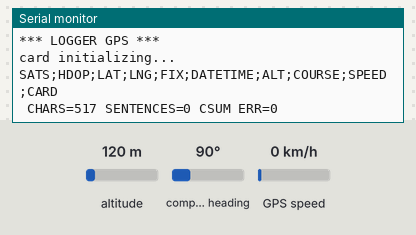
Recording of a sketch running on a simulated Arduino Uno, built with avr-gcc and run on an emulated ATmega328P. Parts: the last lines printed to the serial monitor. Inputs (shaded band) come from the test bench; at power-on: altitude 120 m, GPS speed 0 km/h, compass heading 90°. Storage starts empty; the GPS gets a fix after 3 s at 37.7749, -122.4194 with 8 satellites.

Above: at 1.2 s.
1.3 s: altitude set to 109 m
At 5.3 s:
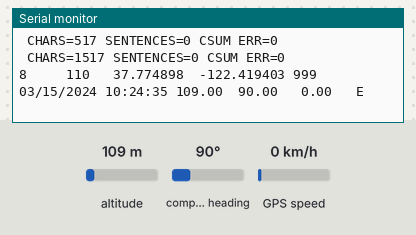
5.4 s: altitude set to 95 m
At 7.6 s:
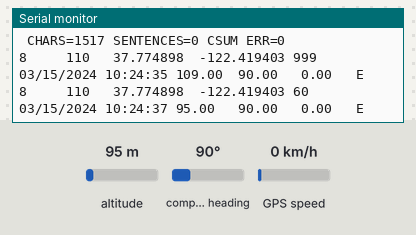
13.6 s: GPS speed set to 8 km/h
At 14.7 s:
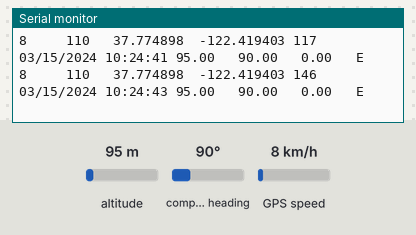
15.1 s: GPS speed set to 11 km/h
At 15.5 s:
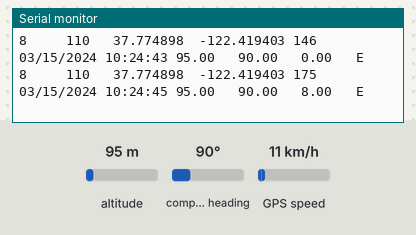
Timing chart, 0 to 18.1 s (numbered marks = the images above; inputs shaded):
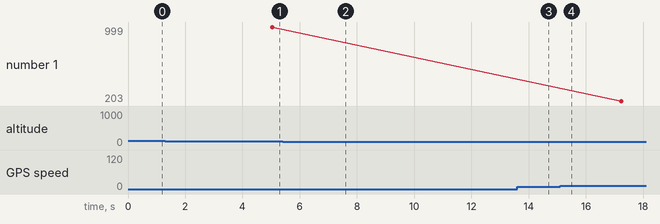

Measured:
- the behaviour switches between 100 and 99 m on altitude (found by bisection; images 1 and 2)
- after the input at 1.3 s, the serial monitor: prints a new line after 3.7 s (image 1)
- after the input at 5.4 s, the serial monitor: prints a new line after 1.7 s (image 2)

The sketch:

LoggerGPS.ino
```cpp
#include <SoftwareSerial.h>
#include <avr/wdt.h>
#include <TinyGPS.h>
#include <SPI.h>
#include <SD.h>

TinyGPS gps;
SoftwareSerial ss(2, 3);

static void smartdelay(unsigned long ms);
static void print_float(float val, float invalid, int len, int prec, bool ff);
static void print_int(unsigned long val, unsigned long invalid, int len, bool ff);
static void print_date(TinyGPS &gps, bool ff);
static void print_str(const char *str, int len, bool ff);
static void configFile();
static void reboot();

const int chipSelect = 4;
String wFile = "LOGGER";
File dataFile;

String labels = "SATS;HDOP;LAT;LNG;FIX;DATETIME;ALT;COURSE;SPEED;CARD";

void setup()
{
  Serial.begin(115200);
  Serial.println("");
  Serial.println("*** LOGGER GPS ***");
  Serial.println("");

  ss.begin(9600);

  configFile();

  Serial.println(labels);
}

void loop()
{
  digitalWrite(9, LOW);
  digitalWrite(8, LOW);

  bool newData = false;
  unsigned long chars;
  unsigned short sentences, failed;

  // For one second we parse GPS data and report some key values
  for (unsigned long start = millis(); millis() - start < 1000;)
  {
    while (ss.available())
    {
      char c = ss.read();
      // Serial.write(c); // uncomment this line if you want to see the GPS data flowing
      if (gps.encode(c)) // Did a new valid sentence come in?
        newData = true;
    }
  }

  if (newData)
  {
    digitalWrite(9, HIGH);

    float flat, flon;
    unsigned long age, date, time, chars = 0;
    unsigned short sentences = 0, failed = 0;

    // Sats;
    print_int(gps.satellites(), TinyGPS::GPS_INVALID_SATELLITES, 5, false);
    Serial.print(" ");
    // HDOP;
    print_int(gps.hdop(), TinyGPS::GPS_INVALID_HDOP, 5, false);
    Serial.print(" ");
    gps.f_get_position(&flat, &flon, &age);
    // Latitude;
    print_float(flat, TinyGPS::GPS_INVALID_F_ANGLE, 10, 6, false);
    Serial.print(" ");
    // Longitude;
    print_float(flon, TinyGPS::GPS_INVALID_F_ANGLE, 11, 6, false);
    Serial.print(" ");
    // Fix;
    print_int(age, TinyGPS::GPS_INVALID_AGE, 5, false);
    Serial.print(" ");
    // DateTime;
    print_date(gps, false);
    Serial.print(" ");
    // Alt;
    print_float(gps.f_altitude(), TinyGPS::GPS_INVALID_F_ALTITUDE, 7, 2, false);
    Serial.print(" ");
    // Course;
    print_float(gps.f_course(), TinyGPS::GPS_INVALID_F_ANGLE, 7, 2, false);
    Serial.print(" ");
    // Speed;
    print_float(gps.f_speed_kmph(), TinyGPS::GPS_INVALID_F_SPEED, 6, 2, false);
    Serial.print(" ");
    // Card;
    print_str(gps.f_course() == TinyGPS::GPS_INVALID_F_ANGLE ? "*** " : TinyGPS::cardinal(gps.f_course()), 6, false);
    Serial.print(" ");

    Serial.println("");

    dataFile = SD.open((wFile+".csv"), FILE_WRITE);
    if (dataFile) {

      // Sats;
      print_int(gps.satellites(), TinyGPS::GPS_INVALID_SATELLITES, 5, true);
      dataFile.print(";");

      // HDOP;
      print_int(gps.hdop(), TinyGPS::GPS_INVALID_HDOP, 5, true);
      dataFile.print(";");

      // Latitude;
      print_float(flat, TinyGPS::GPS_INVALID_F_ANGLE, 10, 6, true);
      dataFile.print(";");

      // Longitude;
      print_float(flon, TinyGPS::GPS_INVALID_F_ANGLE, 11, 6, true);
      dataFile.print(";");

      // Fix;
      print_int(age, TinyGPS::GPS_INVALID_AGE, 5, true);
      dataFile.print(";");

      // DateTime;
      print_date(gps, true);
      dataFile.print(";");

      // Alt;
      print_float(gps.f_altitude(), TinyGPS::GPS_INVALID_F_ALTITUDE, 7, 2, true);
      dataFile.print(";");

      // Course;
      print_float(gps.f_course(), TinyGPS::GPS_INVALID_F_ANGLE, 7, 2, true);
      dataFile.print(";");

      // Speed;
      print_float(gps.f_speed_kmph(), TinyGPS::GPS_INVALID_F_SPEED, 6, 2, true);
      dataFile.print(";");

      // Card;
      print_str(gps.f_course() == TinyGPS::GPS_INVALID_F_ANGLE ? "*** " : TinyGPS::cardinal(gps.f_course()), 6, true);
      dataFile.print(";");

      dataFile.println("");

      dataFile.close();
    }else {
      digitalWrite(8, HIGH);

      Serial.println("error opening file...");
      Serial.println("");

      reboot();
    }

  }
  else
  {
    digitalWrite(8, HIGH);

    gps.stats(&chars, &sentences, &failed);
    Serial.print(" CHARS=");
    Serial.print(chars);
    Serial.print(" SENTENCES=");
    Serial.print(sentences);
    Serial.print(" CSUM ERR=");
    Serial.println(failed);
    if (chars == 0)
      Serial.println("** No characters received from GPS: check wiring **");
  }

  smartdelay(1000);
}

static void configFile() {
  // initSerial();
  Serial.println("card initializing...");
  if (!SD.begin(chipSelect)) {
    return;
  }
  else {
    bool file = false; //tracks when we found a file name we can use
    int count = 0; //used for naming the file
    while(!file){
      if(SD.exists(wFile + ".csv")) {
        count++; //up the count for naming the file
        wFile = "WDATA" + (String)count; //make a new name
      }
      else file = true; //we found a new name so we can exit loop
    }
    dataFile = SD.open((wFile + ".csv"), FILE_WRITE); //open file to write labels to CSV
    if (dataFile) {
       dataFile.println(labels);
       dataFile.close(); //we are done with file so close it
    }
    else
    { //if file doesn't open alert user
     Serial.println("configFile: error opening file...");
     Serial.println("");
     reboot();
    }
  }

}

void reboot() {
  // initSerial();
  Serial.println("reboot app...");
  Serial.println("");
  // endSerial();

  smartdelay(3000);
  wdt_disable();
  wdt_enable(WDTO_15MS);
  while (1) {}
}

static void smartdelay(unsigned long ms){
  unsigned long start = millis();
  do
  {
    while (ss.available())
      gps.encode(ss.read());
  } while (millis() - start < ms);
}

static void print_float(float val, float invalid, int len, int prec, bool ff) {
  if (val == invalid)
  {
    while (len-- > 1)
      Serial.print('*');
    Serial.print(' ');
  }
  else
  {
    if (!ff) {
      Serial.print(val, prec);
    } else {
      dataFile.print(val, prec);
    }
    int vi = abs((int)val);
    int flen = prec + (val < 0.0 ? 2 : 1); // . and -
    flen += vi >= 1000 ? 4 : vi >= 100 ? 3 : vi >= 10 ? 2 : 1;

    if (!ff) {
      for (int i=flen; i<len; ++i)
        Serial.print(' ');
    }
  }
  smartdelay(0);
}

static void print_int(unsigned long val, unsigned long invalid, int len, bool ff)
{
  char sz[32];
  if (val == invalid)
    strcpy(sz, "*******");
  else
    sprintf(sz, "%ld", val);
  sz[len] = 0;
  for (int i=strlen(sz); i<len; ++i)
    sz[i] = ' ';
  if (len > 0)
    sz[len-1] = ' ';

  if (ff) {
    dataFile.print(sz);
  } else {
    Serial.print(sz);
  }

  smartdelay(0);
}

static void print_date(TinyGPS &gps, bool ff)
{
  int year;
  byte month, day, hour, minute, second, hundredths;
  unsigned long age;
  gps.crack_datetime(&year, &month, &day, &hour, &minute, &second, &hundredths, &age);
  if (age == TinyGPS::GPS_INVALID_AGE)
    Serial.print("********** ******** ");
  else
  {
    char sz[32];
    sprintf(sz, "%02d/%02d/%02d %02d:%02d:%02d",
        month, day, year, hour, minute, second);
    if (ff) {
      dataFile.print(sz);
    } else {
      Serial.print(sz);
    }
  }
  smartdelay(0);
}

static void print_str(const char *str, int len, bool ff)
{
  int slen = strlen(str);
  if (ff)
  {
    for (int i=0; i<len; ++i)
        dataFile.print(i<slen ? str[i] : ' ');
  } else
  {
    for (int i=0; i<len; ++i)
        Serial.print(i<slen ? str[i] : ' ');
  }

  smartdelay(0);
}
```
